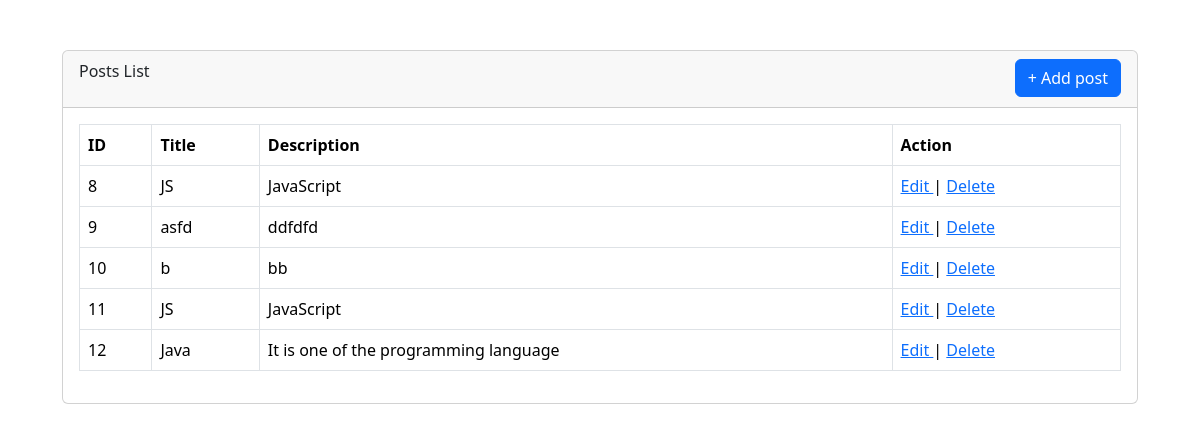
The page / on the database its author committed.
### tables this page shows
CREATE TABLE `posts` (
  `id` int(11) NOT NULL,
  `title` varchar(100) NOT NULL,
  `description` text NOT NULL
);

### index.php (the view, shortened to what this page needs)
<?php
require 'connect.php';
?>
<!DOCTYPE html>
<html lang="en">
<head>
    <link href="https://cdn.jsdelivr.net/npm/bootstrap@5.3.7/dist/css/bootstrap.min.css" rel="stylesheet">
</head>
<body>
        <div class="container">
            <div class="row">
                <div class="col-md-12">
                    <div class="card">
                        <div class="card-header">
                            <div class="row">
                                <div class="col-md-6">
                                    <p>Posts List</p>
                                </div>
                                <div class="col-md-6">
                                     <a href="createpost.php" class="btn btn-primary float-end">+ Add post</a>
                                </div>
                            </div>
                        </div>
                        <div class="card-body">
                            <table class="table table-bordered">
                                <thead>
                                    <tr>
                                        <th>ID</th>
                                        <th>Title</th>
                                        <th>Description</th>
                                        <th>Action</th>
                                    </tr>
                                </thead>
                                <tbody>
                                    <?php
                                        $query ="SELECT * FROM posts";
                                        $posts = mysqli_query($db,$query);
                                        foreach($posts as $post){
                                    ?>
                                            <tr>
                                                <td><?php echo $post['id'];?></td>
                                                <td><?php echo $post['title'];?></td>
                                                <td><?php echo $post['description'];?></td>
                                                <td>
                                                    <a href="editpost.php?postId=<?php echo $post['id'];?>"> Edit </a> |
                                                    <a href="index.php?post_id_to_delete=<?php echo $post['id'];?>" onclick="return confirm('Are you sure you want to delete this post?');">Delete</a>
                                                </td>
                                            </tr>
                                    <?php
                                        }
                                    ?>
                                </tbody>
                            </table>
                        </div>
                    </div>
                </div>
            </div>
        </div>
</body>
</html>

### index.php (style rules this page uses)
body { padding : 50px; }

### rows shown on the page
posts: id "8", title "JS", description "JavaScript"
posts: id "9", title "asfd", description "ddfdfd"
posts: id "10", title "b", description "bb"
posts: id "11", title "JS", description "JavaScript"
posts: id "12", title "Java", description "It is one of the programming language"
